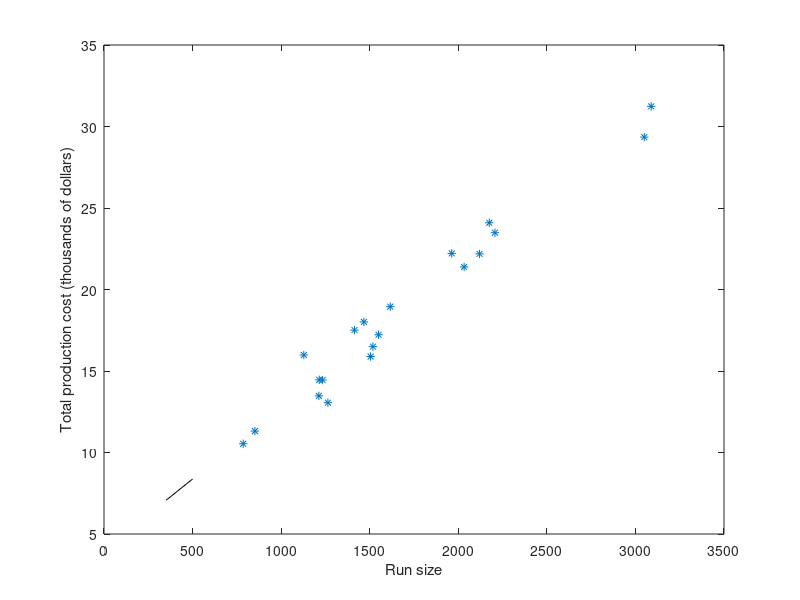

This figure's MATLAB source:
% Bradie: Section 5.8, Figure 5.19

clear; close all

% Data: x = run size, y = total cost
x = [1550;
     852;
     2120;
     1128;
     1518; 
     786;
     1505;
     1264;
     1963;
     1414;
     2175;
     1213;
     3050;
     1215;
     2207;
     1234;
     1616;
     3089;
     2033;
     1467;];

 y = [17224;
      11314;
      22186;
      15982;
      16497;
      10536;
      15888;
      13055;
      22215;
      17510;
      24095;
      13474;
      29349;
      14459;
      23483;
      14444;
      18949;
      31237;
      21384;
      18012;];
  
  
  plot(x, y/1000, '*')
  xlabel('Run size')
  ylabel('Total production cost (thousands of dollars)')
  
  % linear fit via gradient approach
  n = length(x);
  xbar = sum(x)/n;
  ybar = sum(y)/n;
  
  b = (n*sum(x.*y) - sum(x)*sum(y))/(n*sum(x.*x) - sum(x)^2)
  a = ybar - b*xbar
  
  xhat = [500 350];
  yhat = a + b*xhat;
  
  plot(x, y/1000, '*', xhat, yhat/1000, 'k')
  xlabel('Run size')
  ylabel('Total production cost (thousands of dollars)')
  
  % Alternate approach: use polyfit to find the degree 1 polynomial which
  % best fits the data.  Note that the coefficients are of the form 
  %
  %    u(1)x + u(2)
  %
  % so the overhead cost (above given as a) is u(2) and the price per unit
  % (above given as b) is u(1)
  
  u = polyfit(x, y, 1);
  u(1)
  u(2)